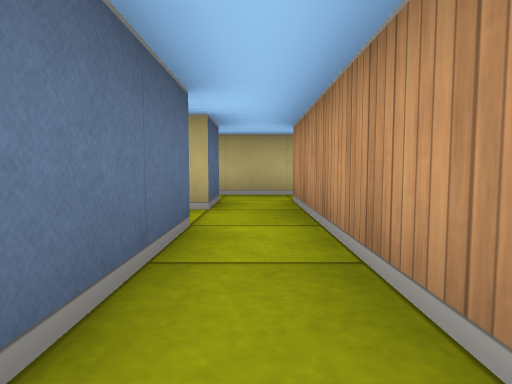
[1] (above)

14 first-person views from a walk through a cub3D maze. The camera is about half as high as the walls, tilts 4° down and sees 75° across. The floor is counted in squares. Each view is taken from the middle of a square. On the plan, view 1 faces up. The plan holds only what a view shows up to about 9 squares ahead; the rest is blank.

[2]
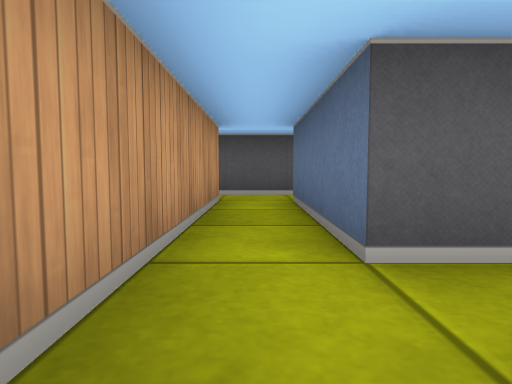

[3]
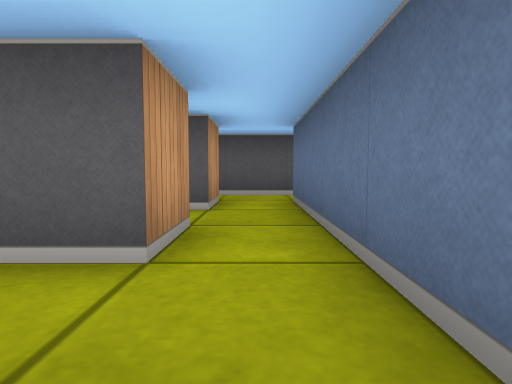

[4]
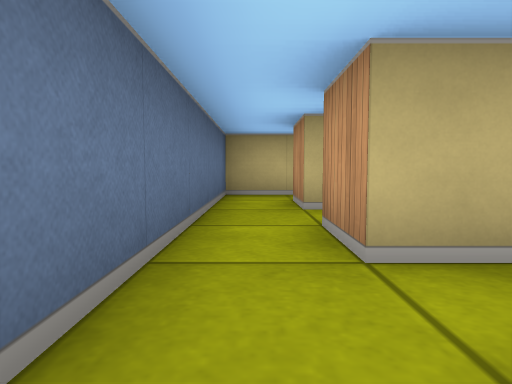

[5]
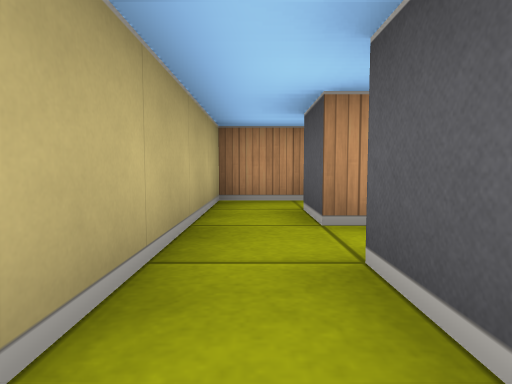

[6]
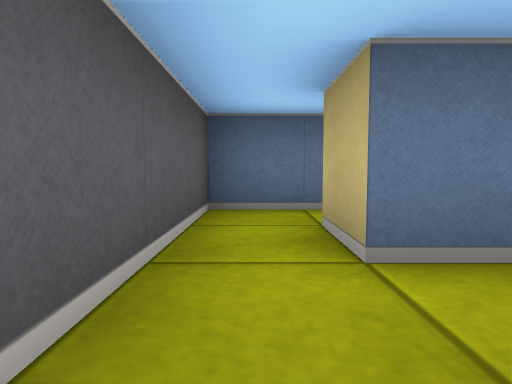

[7]
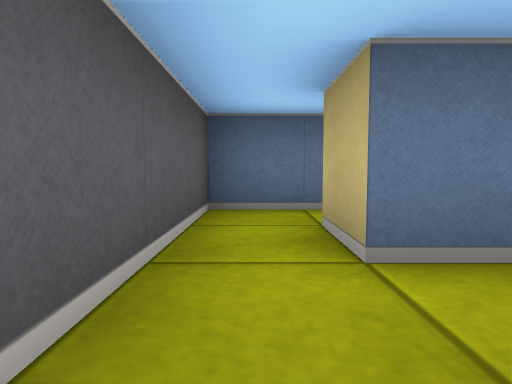

[8]
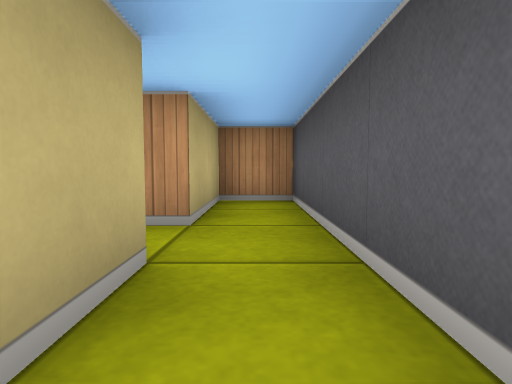

[9]
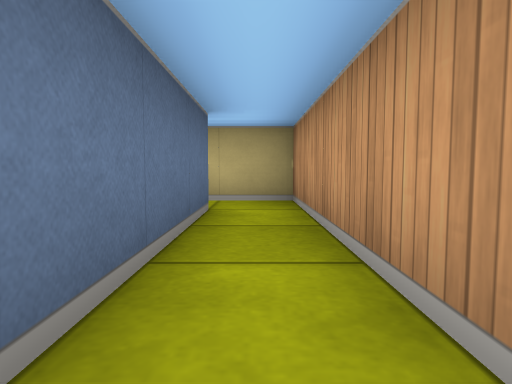

[10]
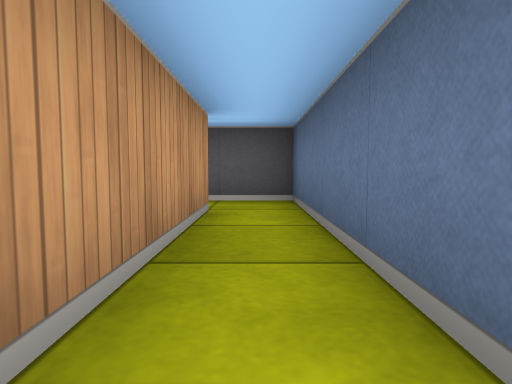

[11]
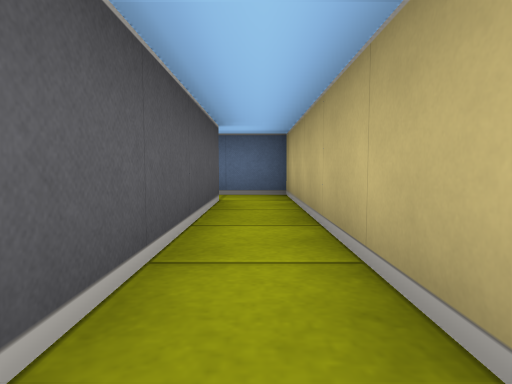

[12]
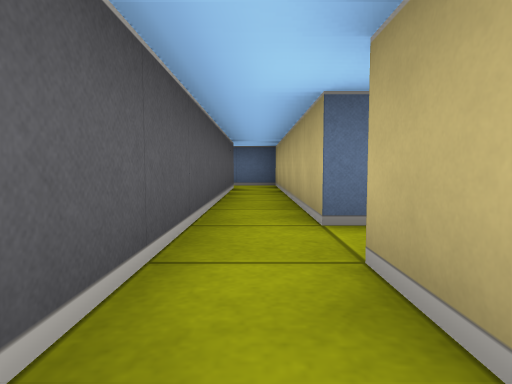

[13]
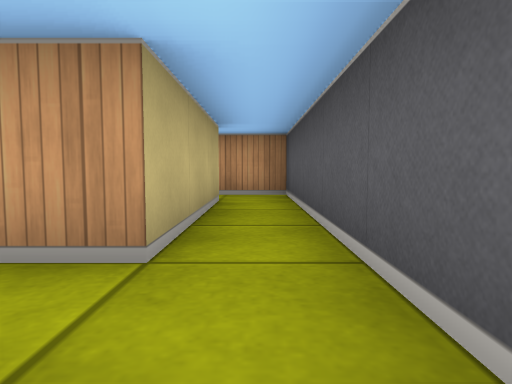

[14]
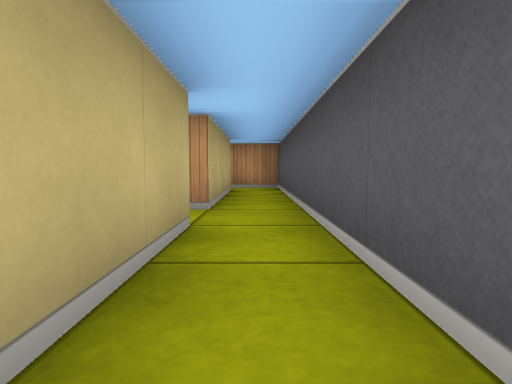

### Floor plan
Points are (right, up) in squares from view 1. A wall is a line through its corners. A room is listed if a view was taken in it or the views show most of it. See-through windows are left out.
Room 1 (views 1, 7)
walls: (-0.5, -1.5) (2.5, -1.5) (2.5, -0.5) (0.5, -0.5) (0.5, 2.5); (-0.5, 2.5) (-0.5, -0.5)
ways out: opening at (0, 2) to room 2; opening at (-1, -1) to room 4
Room 2 (views 2, 4, 5, 6)
walls: (-1.5, 3.5) (-1.5, 4.5) (-0.5, 4.5) (-0.5, 3.5); (0.5, 5.5) (-1.5, 5.5) (-1.5, 6.5); (-2.5, 6.5) (-2.5, 3.5); (-2.5, 2.5) (-0.5, 2.5); (0.5, 2.5) (0.5, 4.5)
ways out: opening at (0, 2) to room 1; opening at (-2, 6) to room 3; opening at (1, 5) to room 5; opening at (-3, 3) to room 7
Room 3 (view 3)
walls: (-1.5, 6.5) (-0.8, 6.5); (-1.5, 7.5) (-1.5, 8.5); (-2.5, 8.5) (-2.5, 6.5)
ways out: opening at (-2, 6) to room 2; opening at (-2, 8) to room 6
Room 4 (view 8)
walls: (-2.5, -0.2) (-2.5, -1.5) (-0.5, -1.5); (-0.5, -0.5) (-1.5, -0.5)
ways out: opening at (-1, -1) to room 1; opening at (-2, 0)
Room 5 (views 9, 10)
walls: (2.5, 1.5) (2.5, 5.5) (0.5, 5.5); (0.5, 4.5) (1.5, 4.5) (1.5, 0.5) (2.8, 0.5)
ways out: opening at (1, 5) to room 2; opening at (3, 1)
Room 6 (views 11, 12, 13, 14)
walls: (3.5, 9.5) (-2.5, 9.5) (-2.5, 8.5); (-1.5, 8.5) (8.5, 8.5) (8.5, 9.6); (7.5, 9.5) (4.5, 9.5) (4.5, 10.2)
ways out: opening at (-2, 8) to room 3; opening at (4, 10); opening at (8, 10)
Room 7 (no view inside)
walls: (-4.5, 3.8) (-4.5, 2.5) (-2.5, 2.5); (-2.5, 3.5) (-3.5, 3.5)
ways out: opening at (-3, 3) to room 2; opening at (-4, 4)

Where each view was taken, in squares from view 1:
view 1: 0 up, 0 right, facing up
view 2: 4 up, 0 right, facing down
view 3: 8 up, 2 left, facing down
view 4: 4 up, 2 left, facing up
view 5: 5 up, 2 left, facing right
view 6: 3 up, 1 left, facing left
view 7: 1 down, 1 right, facing left
view 8: 1 down, 2 left, facing right
view 9: 1 up, 2 right, facing up
view 10: 5 up, 2 right, facing down
view 11: 9 up, 3 right, facing left
view 12: 9 up, 6 right, facing left
view 13: 9 up, 3 right, facing right
view 14: 9 up, 1 right, facing right
